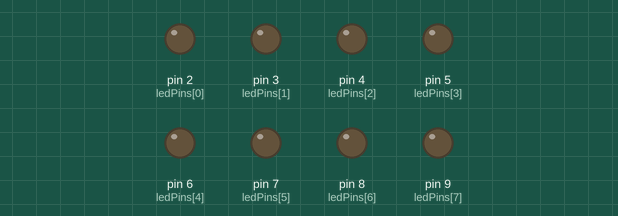
Simulated run of this sketch. Board: Arduino Uno, built with avr-gcc and run on an emulated ATmega328P. Shown: output pins drawn as LEDs (lit = HIGH). Random numbers use the default seed unless the sketch sets one.

Above: at 0.22 s.
At 4.2 s:
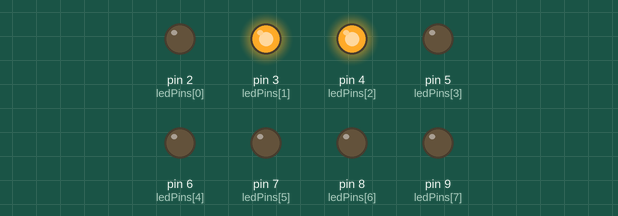
At 9.2 s:
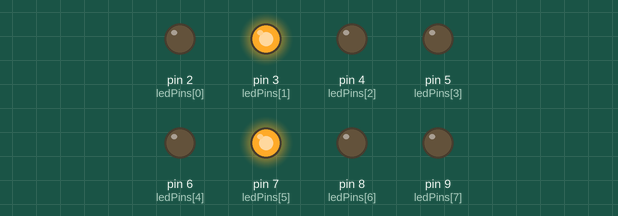
At 16.2 s:
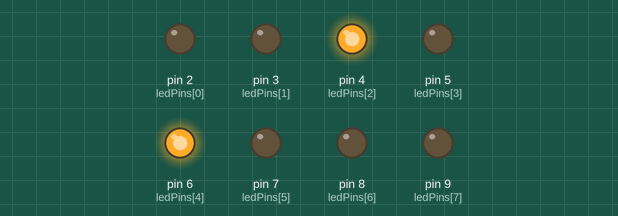
At 27.2 s:
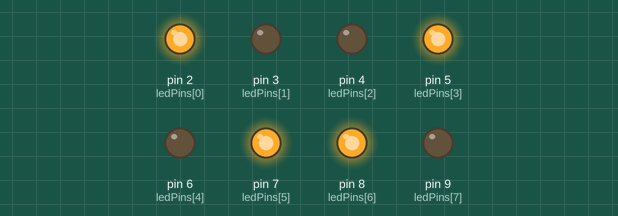
At 33.1 s:
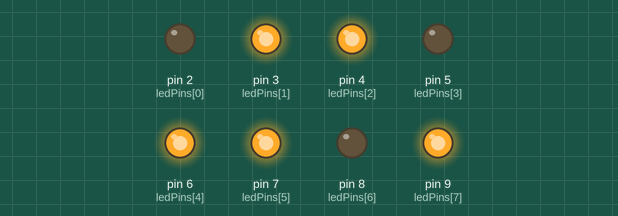
Timing chart, 0 to 40.0 s (numbered marks = the images above):
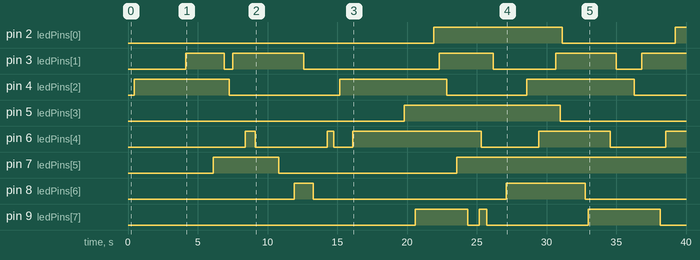

The sketch:

8_LEDs_E.ino
```cpp
int ledPins[] = {2,3,4,5,6,7,8,9};

void setup() {
  for (int i = 0; i < 8; i++) {
    pinMode(ledPins[i], OUTPUT);
  }
}

void loop() {
  int index = random(8);
  int delayTime = random(100, 1000);
  int high_or_low = random(2);

  if (high_or_low == 0) {
    digitalWrite(ledPins[index], HIGH);
  } else {
    digitalWrite(ledPins[index], LOW);
  }

  delay(delayTime);
}
```

Measured:
- by itself, pin 2 (ledPins[0]): LOW → HIGH at 21.9 s, → LOW 9.2 s later, → HIGH 8.1 s later
- by itself, pin 3 (ledPins[1]): LOW → HIGH at 4.1 s, → LOW 2.8 s later, → HIGH 0.62 s later, → LOW 5.1 s later, … (9 changes in this stretch)
- by itself, pin 4 (ledPins[2]): goes HIGH 6.8 s, LOW 7.9 s, HIGH 7.7 s, LOW 5.7 s, HIGH 7.7 s, then LOW
- by itself, pin 5 (ledPins[3]): LOW → HIGH at 19.8 s, → LOW 11.2 s later
- by itself, pin 6 (ledPins[4]): LOW → HIGH at 8.4 s, → LOW 0.69 s later, → HIGH 5.2 s later, → LOW 0.45 s later, … (9 changes in this stretch)
- by itself, pin 7 (ledPins[5]): LOW → HIGH at 6.1 s, → LOW 4.7 s later, → HIGH 12.7 s later
- by itself, pin 8 (ledPins[6]): LOW → HIGH at 11.9 s, → LOW 1.3 s later, → HIGH 13.9 s later, → LOW 5.6 s later
- by itself, pin 9 (ledPins[7]): goes HIGH 3.7 s, LOW 0.83 s, HIGH 0.53 s, LOW 7.3 s, HIGH 5.2 s, then LOW
